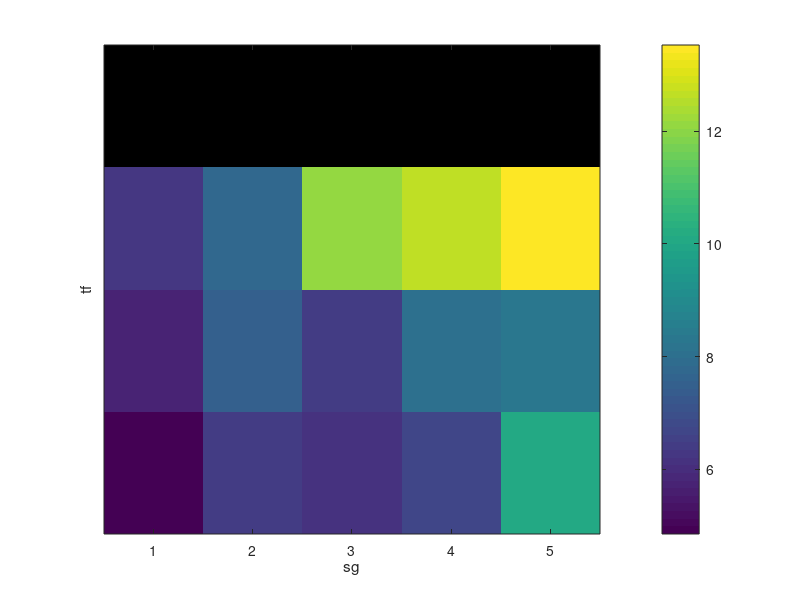

MATLAB code to generate this figure: (Note: this script raises an error after producing the figure.)
load("volatility_shock_run_kl_model_seed_99.mat")
figure();
imagesc(avg_time_in_pattern_no_fail);
c=colorbar();
xlabel('sg');
yticks((1:10)*20-10);
yticklabels({'tF=1','tF=2','tF=3','tF=4'});
ylabel('tf');c.Label.String = 'average time same cropping pattern no failure';


figure();
imagesc(avg_time_in_pattern_fail);
c=colorbar();
xlabel('sg');
yticks((1:10)*20-10);
yticklabels({'tF=1','tF=2','tF=3','tF=4'});
ylabel('tf');c.Label.String = 'average time same cropping pattern failure';

figure();
imagesc(avg_same_crop_before_failure);
c=colorbar();
xlabel('timestep');
yticks((1:10)*20-10);
yticks((1:10)*20-10);
yticklabels({'tF=1','tF=2','tF=3','tF=4'});
xlabel('sg');
ylabel('Time to failure');c.Label.String = 'average time same cropping pattern before failure';

figure();
imagesc(var_same_crop_before_failure);
c=colorbar();
xticklabels((1:4)*5/20);
xlabel('sg');
yticks((1:10)*20-10);
yticklabels({'tF=1','tF=2','tF=3','tF=4'});
ylabel('tf');c.Label.String = 'variance time same cropping pattern before failure';

%dt_diff = diff(dts,1,2);
%[sel, c] = max( dt_diff >.4, [], 2 );
%shift = zeros(10,20);
%cnt = 1;
%for i =1:10
%    for j = 1:20
%        shift(i,j)=c(cnt);
%        cnt = cnt + 1;
%    end
%end
%shift(shift==1) = nan;
%imagesc(shift);colorbar();
%colormap( [0 0 0; parula(255)] );
%shiftT = shift;